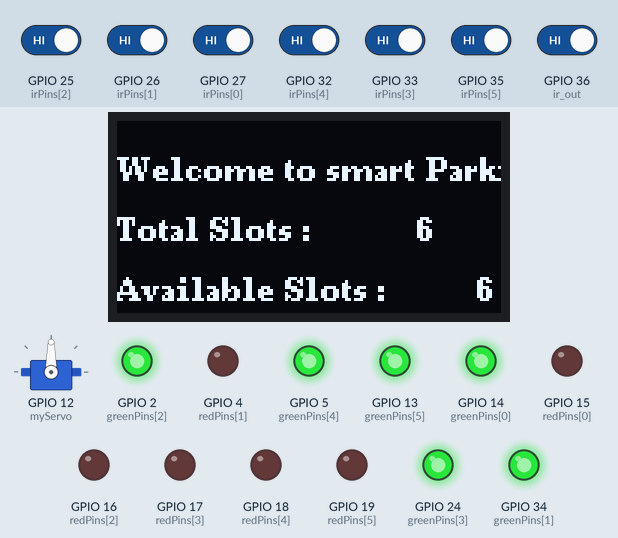
The sketch below on a simulated ESP32. Parts: servo, 128×64 one-colour display, output pins drawn as LEDs (lit = HIGH). The test bench sets the inputs (shaded band); at power-on: GPIO 25 (irPins[2]), GPIO 26 (irPins[1]), GPIO 27 (irPins[0]), GPIO 32 (irPins[4]), GPIO 33 (irPins[3]), GPIO 35 (irPins[5]), GPIO 36 (ir_out) HIGH. What the sketch prints to the serial monitor is not drawn.

Above: at 1.7 s.
1.8 s: GPIO 25 (irPins[2]) driven LOW
At 3.4 s:
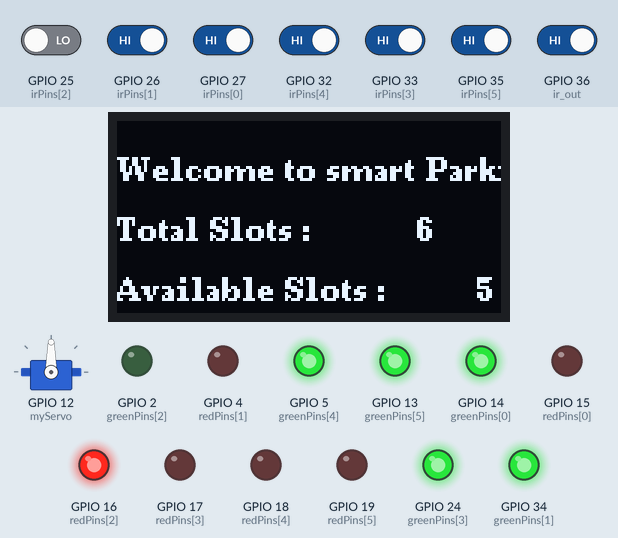
3.7 s: GPIO 26 (irPins[1]) driven LOW
At 5.4 s:
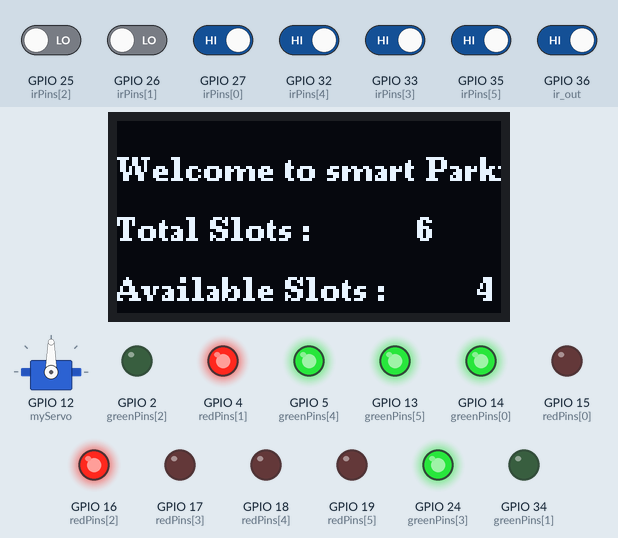
5.8 s: GPIO 27 (irPins[0]) driven LOW
At 7.3 s:
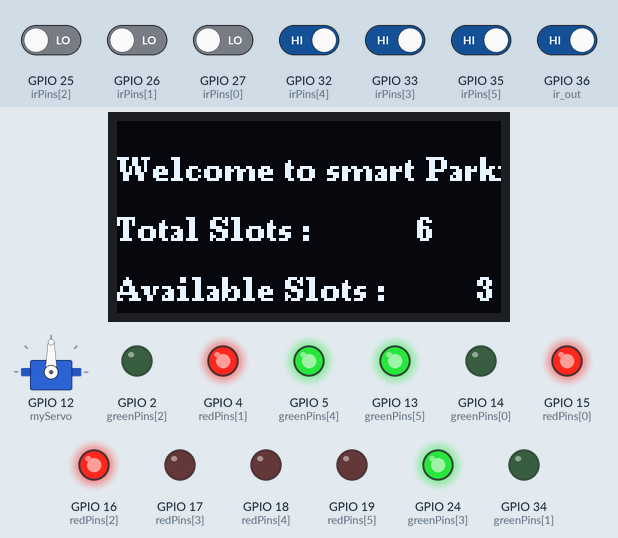
8.0 s: GPIO 32 (irPins[4]) driven LOW
At 9.2 s:
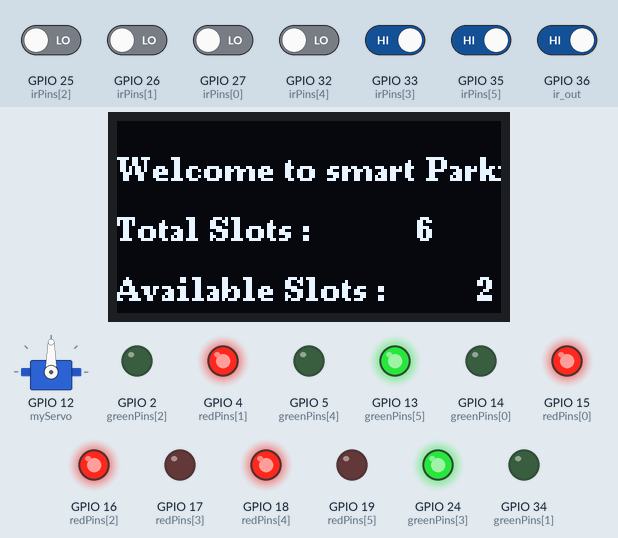
10.2 s: GPIO 33 (irPins[3]) driven LOW
At 12.1 s:
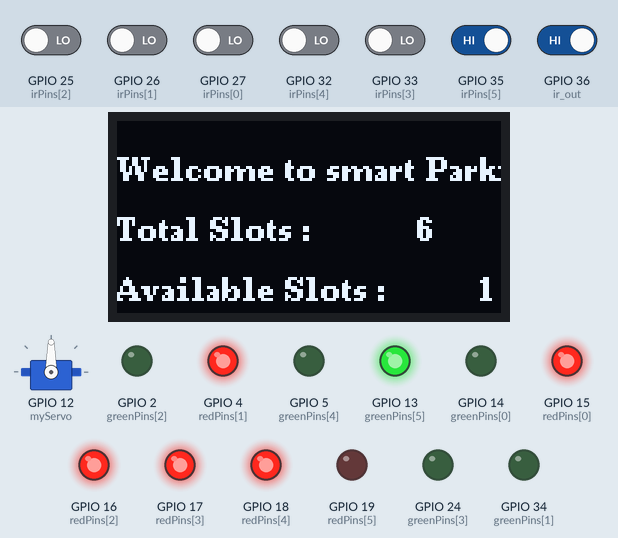
12.4 s: GPIO 35 (irPins[5]) driven LOW
At 14.2 s:
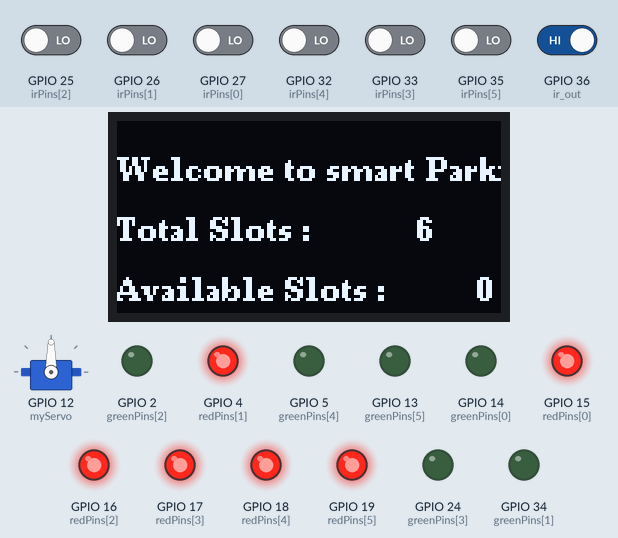
Timing chart, 0 to 15.5 s (numbered marks = the images above; inputs shaded):
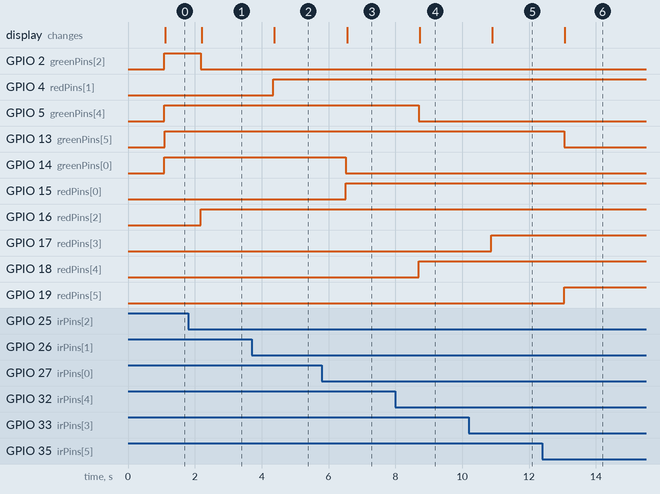

The sketch:

Smart_parkng_Merging_2.0.ino
```cpp
#include <Wire.h>
#include <PN532_I2C.h>
#include <PN532.h>
#include <NfcAdapter.h>
#include <ESP32Servo.h>
#include <U8g2lib.h>


Servo myServo;

PN532_I2C pn532_i2c(Wire);
NfcAdapter nfc = NfcAdapter(pn532_i2c);
String tagId = "None";
byte nuidPICC[4];
U8G2_SH1106_128X64_NONAME_F_HW_I2C u8g2(U8G2_R0, /* reset=*/U8X8_PIN_NONE);

#define ir_out 36

#define NUM_SLOTS 6
const int irPins[NUM_SLOTS] = { 27, 26, 25, 33, 32, 35 };  // Example GPIOs for IR sensors

// ==== RGB LED Pins for Slots (Optional Enhancement) ====
//write the remaing pins
const int redPins[NUM_SLOTS] = { 15, 4, 16, 17, 18, 19 };
const int greenPins[NUM_SLOTS] = { 14, 34, 2, 24, 5, 13 };

// ==== Slot Status ====
bool slotOccupied[NUM_SLOTS] = { false, false, false, false, false, false };
int occupiedSlots = 0;

void setup(void) {
  Serial.begin(115200);
  Serial.println("System initialized");
  myServo.attach(12);
  nfc.begin();
  u8g2.begin();
  u8g2.clearBuffer();
  u8g2.setFont(u8g2_font_ncenB08_tr);  // Choose a font
                                       //u8g2.drawStr(0, 20, "Ehman ap galat");         // Line 1
                                       //u8g2.drawStr(0, 40, "library use kar rahi thi"); // Line 2
                                       //u8g2.sendBuffer(); // Send to display

  for(int i=0; i < NUM_SLOTS; i++){
  pinMode(irPins[i], INPUT);
  pinMode(redPins[i], OUTPUT);
  pinMode(greenPins[i], OUTPUT);
  }
  pinMode(ir_out, INPUT);
}

void loop() {
  readNFC();
  occupiedSlots = 0;
  // Read IR sensor
  for (int i = 0; i < NUM_SLOTS; i++) {
    slotOccupied[i] = digitalRead(irPins[i]);
    if (slotOccupied[i] == false) {
      Serial.print("Object Detected at sensor ");
      Serial.print(i);
      Serial.println("!");
      occupiedSlots++;
      digitalWrite(redPins[i], HIGH);   // Turn ON red LED
      digitalWrite(greenPins[i], LOW);  // Turn OFF green LED
    } else {
      Serial.print("No Object Detected at sensor ");
      Serial.print(i);
      Serial.println(".");
      digitalWrite(redPins[i], LOW);     // Turn ON red LED
      digitalWrite(greenPins[i], HIGH);  // Turn OFF green LED
    }
  }
  int Total_slots = 6;
  int Avalible_Slots = Total_slots - occupiedSlots;
  u8g2.clearBuffer();
  u8g2.drawStr(0, 20, "Welcome to smart Parking");  // Line 1
  u8g2.drawStr(0, 40, "Total Slots : ");
  u8g2.setCursor(100, 40);  // Position to show Total Slots value
  u8g2.print(Total_slots);  // Display the total number of slots

  u8g2.drawStr(0, 60, "Available Slots : ");
  u8g2.setCursor(120, 60);     // Position to show Available Slots value
  u8g2.print(Avalible_Slots);  // Display the available slots

  u8g2.sendBuffer();  // Send the buffer to the display

  if (!digitalRead(ir_out)){
    myServo.write(90);
    delay(5000);
    myServo.write(0);
  }
}

void readNFC() {
  if (nfc.tagPresent()) {
    NfcTag tag = nfc.read();
    tag.print();
    tagId = tag.getUidString();
    myServo.write(90);


    delay(5000);
    myServo.write(0);
  }
  delay(1000);
}
```

Measured:
- after the input at 1.8 s, GPIO 2 (greenPins[2]): HIGH → LOW after 0.37 s; GPIO 16 (redPins[2]): LOW → HIGH after 0.37 s; the display: changes after 0.41 s (image 1)
- after the input at 3.7 s, GPIO 4 (redPins[1]): LOW → HIGH after 0.64 s; GPIO 34 (greenPins[1]): HIGH → LOW after 0.64 s; the display: changes after 0.68 s (image 2)
- after the input at 5.8 s, GPIO 14 (greenPins[0]): HIGH → LOW after 0.72 s; GPIO 15 (redPins[0]): LOW → HIGH after 0.72 s; the display: changes after 0.75 s (image 3)
- after the input at 8.0 s, GPIO 5 (greenPins[4]): HIGH → LOW after 0.70 s; GPIO 18 (redPins[4]): LOW → HIGH after 0.70 s; the display: changes after 0.73 s (image 4)
- after the input at 10.2 s, GPIO 17 (redPins[3]): LOW → HIGH after 0.67 s; GPIO 24 (greenPins[3]): HIGH → LOW after 0.67 s; the display: changes after 0.70 s (image 5)
- after the input at 12.4 s, GPIO 13 (greenPins[5]): HIGH → LOW after 0.65 s; GPIO 19 (redPins[5]): LOW → HIGH after 0.65 s; the display: changes after 0.67 s (image 6)
